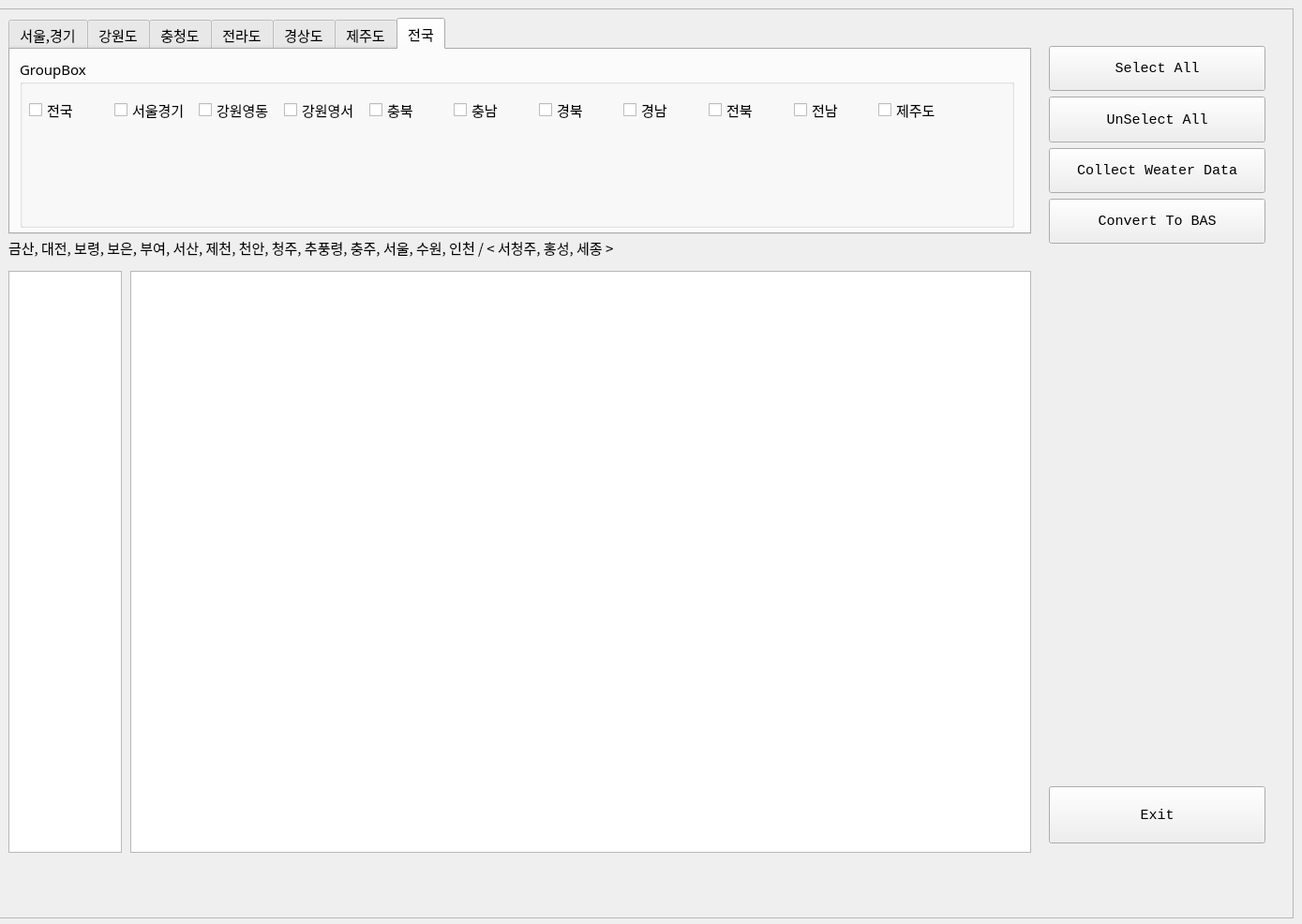
<?xml version="1.0" encoding="UTF-8"?>
<ui version="4.0">
 <class>MainWindow</class>
 <widget class="QMainWindow" name="MainWindow">
  <property name="geometry">
   <rect>
    <x>0</x>
    <y>0</y>
    <width>1389</width>
    <height>986</height>
   </rect>
  </property>
  <property name="sizePolicy">
   <sizepolicy hsizetype="Fixed" vsizetype="Fixed">
    <horstretch>0</horstretch>
    <verstretch>0</verstretch>
   </sizepolicy>
  </property>
  <property name="font">
   <font>
    <family>D2Coding ligature</family>
    <pointsize>11</pointsize>
   </font>
  </property>
  <property name="windowTitle">
   <string>30 Year RainFall Data Gathering ...</string>
  </property>
  <property name="unifiedTitleAndToolBarOnMac">
   <bool>true</bool>
  </property>
  <widget class="QWidget" name="centralwidget">
   <widget class="QFrame" name="frame">
    <property name="geometry">
     <rect>
      <x>-1</x>
      <y>9</y>
      <width>1381</width>
      <height>971</height>
     </rect>
    </property>
    <property name="sizePolicy">
     <sizepolicy hsizetype="Fixed" vsizetype="Fixed">
      <horstretch>0</horstretch>
      <verstretch>0</verstretch>
     </sizepolicy>
    </property>
    <property name="autoFillBackground">
     <bool>true</bool>
    </property>
    <property name="frameShape">
     <enum>QFrame::Shape::StyledPanel</enum>
    </property>
    <property name="frameShadow">
     <enum>QFrame::Shadow::Raised</enum>
    </property>
    <widget class="QTabWidget" name="tabWidget">
     <property name="geometry">
      <rect>
       <x>10</x>
       <y>10</y>
       <width>1091</width>
       <height>231</height>
      </rect>
     </property>
     <property name="sizePolicy">
      <sizepolicy hsizetype="Fixed" vsizetype="Fixed">
       <horstretch>0</horstretch>
       <verstretch>0</verstretch>
      </sizepolicy>
     </property>
     <property name="currentIndex">
      <number>6</number>
     </property>
     <widget class="QWidget" name="tab">
      <property name="maximumSize">
       <size>
        <width>1075</width>
        <height>380</height>
       </size>
      </property>
      <attribute name="title">
       <string>서울,경기</string>
      </attribute>
      <layout class="QVBoxLayout" name="verticalLayout">
       <item>
        <widget class="QGroupBox" name="groupBox">
         <property name="title">
          <string>서울, 경기 지역선택</string>
         </property>
         <widget class="QWidget" name="layoutWidget">
          <property name="geometry">
           <rect>
            <x>20</x>
            <y>30</y>
            <width>621</width>
            <height>61</height>
           </rect>
          </property>
          <layout class="QHBoxLayout" name="horizontalLayout_1">
           <item>
            <widget class="QCheckBox" name="checkBox_1">
             <property name="text">
              <string>백령도</string>
             </property>
            </widget>
           </item>
           <item>
            <widget class="QCheckBox" name="checkBox_2">
             <property name="text">
              <string>서울</string>
             </property>
            </widget>
           </item>
           <item>
            <widget class="QCheckBox" name="checkBox_3">
             <property name="text">
              <string>인천</string>
             </property>
            </widget>
           </item>
           <item>
            <widget class="QCheckBox" name="checkBox_4">
             <property name="text">
              <string>동두천</string>
             </property>
            </widget>
           </item>
           <item>
            <widget class="QCheckBox" name="checkBox_5">
             <property name="text">
              <string>관악산</string>
             </property>
            </widget>
           </item>
           <item>
            <widget class="QCheckBox" name="checkBox_6">
             <property name="text">
              <string>수원</string>
             </property>
            </widget>
           </item>
           <item>
            <widget class="QCheckBox" name="checkBox_7">
             <property name="text">
              <string>강화</string>
             </property>
            </widget>
           </item>
          </layout>
         </widget>
        </widget>
       </item>
      </layout>
     </widget>
     <widget class="QWidget" name="tab_2">
      <attribute name="title">
       <string>강원도</string>
      </attribute>
      <widget class="QGroupBox" name="groupBox_2">
       <property name="geometry">
        <rect>
         <x>10</x>
         <y>10</y>
         <width>1031</width>
         <height>181</height>
        </rect>
       </property>
       <property name="title">
        <string>강원도, 지역선택</string>
       </property>
       <widget class="QWidget" name="layoutWidget_2">
        <property name="geometry">
         <rect>
          <x>30</x>
          <y>30</y>
          <width>951</width>
          <height>51</height>
         </rect>
        </property>
        <layout class="QHBoxLayout" name="horizontalLayout_2">
         <item>
          <widget class="QCheckBox" name="checkBox_8">
           <property name="text">
            <string>강릉</string>
           </property>
          </widget>
         </item>
         <item>
          <widget class="QCheckBox" name="checkBox_9">
           <property name="text">
            <string>대관령</string>
           </property>
          </widget>
         </item>
         <item>
          <widget class="QCheckBox" name="checkBox_10">
           <property name="text">
            <string>동해</string>
           </property>
          </widget>
         </item>
         <item>
          <widget class="QCheckBox" name="checkBox_11">
           <property name="text">
            <string>북강릉</string>
           </property>
          </widget>
         </item>
         <item>
          <widget class="QCheckBox" name="checkBox_13">
           <property name="text">
            <string>북춘천</string>
           </property>
          </widget>
         </item>
         <item>
          <widget class="QCheckBox" name="checkBox_14">
           <property name="text">
            <string>삼척</string>
           </property>
          </widget>
         </item>
         <item>
          <widget class="QCheckBox" name="checkBox_15">
           <property name="text">
            <string>속초</string>
           </property>
          </widget>
         </item>
         <item>
          <widget class="QCheckBox" name="checkBox_16">
           <property name="text">
            <string>영월</string>
           </property>
          </widget>
         </item>
         <item>
          <widget class="QCheckBox" name="checkBox_17">
           <property name="text">
            <string>원주</string>
           </property>
          </widget>
         </item>
         <item>
          <widget class="QCheckBox" name="checkBox_18">
           <property name="text">
            <string>인제</string>
           </property>
          </widget>
         </item>
         <item>
          <widget class="QCheckBox" name="checkBox_19">
           <property name="text">
            <string>안동</string>
           </property>
          </widget>
         </item>
        </layout>
       </widget>
       <widget class="QWidget" name="layoutWidget_9">
        <property name="geometry">
         <rect>
          <x>30</x>
          <y>90</y>
          <width>531</width>
          <height>51</height>
         </rect>
        </property>
        <layout class="QHBoxLayout" name="horizontalLayout_3">
         <item>
          <widget class="QCheckBox" name="checkBox_20">
           <property name="text">
            <string>정선군</string>
           </property>
          </widget>
         </item>
         <item>
          <widget class="QCheckBox" name="checkBox_21">
           <property name="text">
            <string>철원</string>
           </property>
          </widget>
         </item>
         <item>
          <widget class="QCheckBox" name="checkBox_22">
           <property name="text">
            <string>춘천</string>
           </property>
          </widget>
         </item>
         <item>
          <widget class="QCheckBox" name="checkBox_23">
           <property name="text">
            <string>태백</string>
           </property>
          </widget>
         </item>
         <item>
          <widget class="QCheckBox" name="checkBox_24">
           <property name="text">
            <string>홍천</string>
           </property>
          </widget>
         </item>
        </layout>
       </widget>
      </widget>
     </widget>
     <widget class="QWidget" name="tab_3">
      <attribute name="title">
       <string>충청도</string>
      </attribute>
      <widget class="QGroupBox" name="groupBox_3">
       <property name="geometry">
        <rect>
         <x>10</x>
         <y>10</y>
         <width>1051</width>
         <height>161</height>
        </rect>
       </property>
       <property name="title">
        <string>충청도, 지역선택</string>
       </property>
       <widget class="QWidget" name="layoutWidget_3">
        <property name="geometry">
         <rect>
          <x>20</x>
          <y>40</y>
          <width>811</width>
          <height>51</height>
         </rect>
        </property>
        <layout class="QHBoxLayout" name="horizontalLayout_4">
         <item>
          <widget class="QCheckBox" name="checkBox_25">
           <property name="text">
            <string>보은</string>
           </property>
          </widget>
         </item>
         <item>
          <widget class="QCheckBox" name="checkBox_26">
           <property name="text">
            <string>서청주</string>
           </property>
          </widget>
         </item>
         <item>
          <widget class="QCheckBox" name="checkBox_27">
           <property name="text">
            <string>제천</string>
           </property>
          </widget>
         </item>
         <item>
          <widget class="QCheckBox" name="checkBox_28">
           <property name="text">
            <string>청주</string>
           </property>
          </widget>
         </item>
         <item>
          <widget class="QCheckBox" name="checkBox_29">
           <property name="text">
            <string>추풍령</string>
           </property>
          </widget>
         </item>
         <item>
          <widget class="QCheckBox" name="checkBox_30">
           <property name="text">
            <string>충주</string>
           </property>
          </widget>
         </item>
         <item>
          <widget class="QCheckBox" name="checkBox_31">
           <property name="text">
            <string>대전</string>
           </property>
          </widget>
         </item>
         <item>
          <widget class="QCheckBox" name="checkBox_32">
           <property name="text">
            <string>세종</string>
           </property>
          </widget>
         </item>
         <item>
          <widget class="QCheckBox" name="checkBox_33">
           <property name="text">
            <string>금산</string>
           </property>
          </widget>
         </item>
         <item>
          <widget class="QCheckBox" name="checkBox_34">
           <property name="text">
            <string>보령</string>
           </property>
          </widget>
         </item>
        </layout>
       </widget>
       <widget class="QWidget" name="layoutWidget_10">
        <property name="geometry">
         <rect>
          <x>20</x>
          <y>90</y>
          <width>351</width>
          <height>51</height>
         </rect>
        </property>
        <layout class="QHBoxLayout" name="horizontalLayout_5">
         <item>
          <widget class="QCheckBox" name="checkBox_35">
           <property name="text">
            <string>부여</string>
           </property>
          </widget>
         </item>
         <item>
          <widget class="QCheckBox" name="checkBox_36">
           <property name="text">
            <string>서산</string>
           </property>
          </widget>
         </item>
         <item>
          <widget class="QCheckBox" name="checkBox_37">
           <property name="text">
            <string>천안</string>
           </property>
          </widget>
         </item>
         <item>
          <widget class="QCheckBox" name="checkBox_38">
           <property name="text">
            <string>홍성</string>
           </property>
          </widget>
         </item>
        </layout>
       </widget>
      </widget>
     </widget>
     <widget class="QWidget" name="tab_4">
      <attribute name="title">
       <string>전라도</string>
      </attribute>
      <widget class="QGroupBox" name="groupBox_4">
       <property name="geometry">
        <rect>
         <x>9</x>
         <y>10</y>
         <width>1061</width>
         <height>181</height>
        </rect>
       </property>
       <property name="title">
        <string>전라도, 지역선택</string>
       </property>
       <widget class="QWidget" name="layoutWidget_4">
        <property name="geometry">
         <rect>
          <x>20</x>
          <y>20</y>
          <width>861</width>
          <height>51</height>
         </rect>
        </property>
        <layout class="QHBoxLayout" name="horizontalLayout_6">
         <item>
          <widget class="QCheckBox" name="checkBox_39">
           <property name="text">
            <string>광주</string>
           </property>
          </widget>
         </item>
         <item>
          <widget class="QCheckBox" name="checkBox_40">
           <property name="text">
            <string>고창</string>
           </property>
          </widget>
         </item>
         <item>
          <widget class="QCheckBox" name="checkBox_41">
           <property name="text">
            <string>고창군</string>
           </property>
          </widget>
         </item>
         <item>
          <widget class="QCheckBox" name="checkBox_42">
           <property name="text">
            <string>군산</string>
           </property>
          </widget>
         </item>
         <item>
          <widget class="QCheckBox" name="checkBox_43">
           <property name="text">
            <string>남원</string>
           </property>
          </widget>
         </item>
         <item>
          <widget class="QCheckBox" name="checkBox_44">
           <property name="text">
            <string>부안</string>
           </property>
          </widget>
         </item>
         <item>
          <widget class="QCheckBox" name="checkBox_45">
           <property name="text">
            <string>순창군</string>
           </property>
          </widget>
         </item>
         <item>
          <widget class="QCheckBox" name="checkBox_46">
           <property name="text">
            <string>임실</string>
           </property>
          </widget>
         </item>
         <item>
          <widget class="QCheckBox" name="checkBox_47">
           <property name="text">
            <string>장수</string>
           </property>
          </widget>
         </item>
         <item>
          <widget class="QCheckBox" name="checkBox_48">
           <property name="text">
            <string>전주</string>
           </property>
          </widget>
         </item>
        </layout>
       </widget>
       <widget class="QWidget" name="layoutWidget_7">
        <property name="geometry">
         <rect>
          <x>20</x>
          <y>120</y>
          <width>861</width>
          <height>51</height>
         </rect>
        </property>
        <layout class="QHBoxLayout" name="horizontalLayout_8">
         <item>
          <widget class="QCheckBox" name="checkBox_59">
           <property name="text">
            <string>완도</string>
           </property>
          </widget>
         </item>
         <item>
          <widget class="QCheckBox" name="checkBox_60">
           <property name="text">
            <string>장흥</string>
           </property>
          </widget>
         </item>
         <item>
          <widget class="QCheckBox" name="checkBox_61">
           <property name="text">
            <string>주암</string>
           </property>
          </widget>
         </item>
         <item>
          <widget class="QCheckBox" name="checkBox_62">
           <property name="text">
            <string>진도(첨철산)</string>
           </property>
          </widget>
         </item>
         <item>
          <widget class="QCheckBox" name="checkBox_63">
           <property name="text">
            <string>진도군</string>
           </property>
          </widget>
         </item>
         <item>
          <widget class="QCheckBox" name="checkBox_64">
           <property name="text">
            <string>해남</string>
           </property>
          </widget>
         </item>
         <item>
          <widget class="QCheckBox" name="checkBox_65">
           <property name="text">
            <string>흑산도</string>
           </property>
          </widget>
         </item>
        </layout>
       </widget>
       <widget class="QWidget" name="layoutWidget_6">
        <property name="geometry">
         <rect>
          <x>20</x>
          <y>70</y>
          <width>861</width>
          <height>51</height>
         </rect>
        </property>
        <layout class="QHBoxLayout" name="horizontalLayout_7">
         <item>
          <widget class="QCheckBox" name="checkBox_49">
           <property name="text">
            <string>정읍</string>
           </property>
          </widget>
         </item>
         <item>
          <widget class="QCheckBox" name="checkBox_50">
           <property name="text">
            <string>강진군</string>
           </property>
          </widget>
         </item>
         <item>
          <widget class="QCheckBox" name="checkBox_51">
           <property name="text">
            <string>고흥</string>
           </property>
          </widget>
         </item>
         <item>
          <widget class="QCheckBox" name="checkBox_52">
           <property name="text">
            <string>광양시</string>
           </property>
          </widget>
         </item>
         <item>
          <widget class="QCheckBox" name="checkBox_53">
           <property name="text">
            <string>목포</string>
           </property>
          </widget>
         </item>
         <item>
          <widget class="QCheckBox" name="checkBox_54">
           <property name="text">
            <string>무안</string>
           </property>
          </widget>
         </item>
         <item>
          <widget class="QCheckBox" name="checkBox_55">
           <property name="text">
            <string>보성군</string>
           </property>
          </widget>
         </item>
         <item>
          <widget class="QCheckBox" name="checkBox_56">
           <property name="text">
            <string>순천</string>
           </property>
          </widget>
         </item>
         <item>
          <widget class="QCheckBox" name="checkBox_57">
           <property name="text">
            <string>여수</string>
           </property>
          </widget>
         </item>
         <item>
          <widget class="QCheckBox" name="checkBox_58">
           <property name="text">
            <string>영광군</string>
           </property>
          </widget>
         </item>
        </layout>
       </widget>
      </widget>
     </widget>
     <widget class="QWidget" name="tab_5">
      <attribute name="title">
       <string>경상도</string>
      </attribute>
      <widget class="QGroupBox" name="groupBox_5">
       <property name="geometry">
        <rect>
         <x>9</x>
         <y>9</y>
         <width>1071</width>
         <height>191</height>
        </rect>
       </property>
       <property name="title">
        <string>경상도, 지역선택</string>
       </property>
       <widget class="QWidget" name="layoutWidget_5">
        <property name="geometry">
         <rect>
          <x>20</x>
          <y>30</y>
          <width>991</width>
          <height>51</height>
         </rect>
        </property>
        <layout class="QHBoxLayout" name="horizontalLayout_9">
         <item>
          <widget class="QCheckBox" name="checkBox_66">
           <property name="text">
            <string>대구</string>
           </property>
          </widget>
         </item>
         <item>
          <widget class="QCheckBox" name="checkBox_67">
           <property name="text">
            <string>대구(기)</string>
           </property>
          </widget>
         </item>
         <item>
          <widget class="QCheckBox" name="checkBox_68">
           <property name="text">
            <string>울산</string>
           </property>
          </widget>
         </item>
         <item>
          <widget class="QCheckBox" name="checkBox_69">
           <property name="text">
            <string>부산</string>
           </property>
          </widget>
         </item>
         <item>
          <widget class="QCheckBox" name="checkBox_70">
           <property name="text">
            <string>경주시</string>
           </property>
          </widget>
         </item>
         <item>
          <widget class="QCheckBox" name="checkBox_71">
           <property name="text">
            <string>구미</string>
           </property>
          </widget>
         </item>
         <item>
          <widget class="QCheckBox" name="checkBox_72">
           <property name="text">
            <string>문경</string>
           </property>
          </widget>
         </item>
         <item>
          <widget class="QCheckBox" name="checkBox_73">
           <property name="text">
            <string>봉화</string>
           </property>
          </widget>
         </item>
         <item>
          <widget class="QCheckBox" name="checkBox_74">
           <property name="text">
            <string>상주</string>
           </property>
          </widget>
         </item>
         <item>
          <widget class="QCheckBox" name="checkBox_75">
           <property name="text">
            <string>안동</string>
           </property>
          </widget>
         </item>
         <item>
          <widget class="QCheckBox" name="checkBox_76">
           <property name="text">
            <string>영덕</string>
           </property>
          </widget>
         </item>
        </layout>
       </widget>
       <widget class="QWidget" name="layoutWidget_12">
        <property name="geometry">
         <rect>
          <x>20</x>
          <y>130</y>
          <width>991</width>
          <height>51</height>
         </rect>
        </property>
        <layout class="QHBoxLayout" name="horizontalLayout_11">
         <item>
          <widget class="QCheckBox" name="checkBox_88">
           <property name="text">
            <string>밀양</string>
           </property>
          </widget>
         </item>
         <item>
          <widget class="QCheckBox" name="checkBox_89">
           <property name="text">
            <string>북창원</string>
           </property>
          </widget>
         </item>
         <item>
          <widget class="QCheckBox" name="checkBox_90">
           <property name="text">
            <string>산청</string>
           </property>
          </widget>
         </item>
         <item>
          <widget class="QCheckBox" name="checkBox_91">
           <property name="text">
            <string>양산시</string>
           </property>
          </widget>
         </item>
         <item>
          <widget class="QCheckBox" name="checkBox_92">
           <property name="text">
            <string>의령군</string>
           </property>
          </widget>
         </item>
         <item>
          <widget class="QCheckBox" name="checkBox_93">
           <property name="text">
            <string>진주</string>
           </property>
          </widget>
         </item>
         <item>
          <widget class="QCheckBox" name="checkBox_94">
           <property name="text">
            <string>창원</string>
           </property>
          </widget>
         </item>
         <item>
          <widget class="QCheckBox" name="checkBox_95">
           <property name="text">
            <string>통영</string>
           </property>
          </widget>
         </item>
         <item>
          <widget class="QCheckBox" name="checkBox_96">
           <property name="text">
            <string>함양군</string>
           </property>
          </widget>
         </item>
         <item>
          <widget class="QCheckBox" name="checkBox_97">
           <property name="text">
            <string>합천</string>
           </property>
          </widget>
         </item>
        </layout>
       </widget>
       <widget class="QWidget" name="layoutWidget_11">
        <property name="geometry">
         <rect>
          <x>20</x>
          <y>80</y>
          <width>991</width>
          <height>51</height>
         </rect>
        </property>
        <layout class="QHBoxLayout" name="horizontalLayout_10">
         <item>
          <widget class="QCheckBox" name="checkBox_77">
           <property name="text">
            <string>영주</string>
           </property>
          </widget>
         </item>
         <item>
          <widget class="QCheckBox" name="checkBox_78">
           <property name="text">
            <string>영천</string>
           </property>
          </widget>
         </item>
         <item>
          <widget class="QCheckBox" name="checkBox_79">
           <property name="text">
            <string>울릉도</string>
           </property>
          </widget>
         </item>
         <item>
          <widget class="QCheckBox" name="checkBox_80">
           <property name="text">
            <string>울진</string>
           </property>
          </widget>
         </item>
         <item>
          <widget class="QCheckBox" name="checkBox_81">
           <property name="text">
            <string>의성</string>
           </property>
          </widget>
         </item>
         <item>
          <widget class="QCheckBox" name="checkBox_82">
           <property name="text">
            <string>청송군</string>
           </property>
          </widget>
         </item>
         <item>
          <widget class="QCheckBox" name="checkBox_83">
           <property name="text">
            <string>포항</string>
           </property>
          </widget>
         </item>
         <item>
          <widget class="QCheckBox" name="checkBox_84">
           <property name="text">
            <string>거제</string>
           </property>
          </widget>
         </item>
         <item>
          <widget class="QCheckBox" name="checkBox_85">
           <property name="text">
            <string>거창</string>
           </property>
          </widget>
         </item>
         <item>
          <widget class="QCheckBox" name="checkBox_86">
           <property name="text">
            <string>김해시</string>
           </property>
          </widget>
         </item>
         <item>
          <widget class="QCheckBox" name="checkBox_87">
           <property name="text">
            <string>남해</string>
           </property>
          </widget>
         </item>
        </layout>
       </widget>
      </widget>
     </widget>
     <widget class="QWidget" name="tab_6">
      <attribute name="title">
       <string>제주도</string>
      </attribute>
      <widget class="QGroupBox" name="groupBox_6">
       <property name="geometry">
        <rect>
         <x>10</x>
         <y>10</y>
         <width>1061</width>
         <height>181</height>
        </rect>
       </property>
       <property name="title">
        <string>제주도, 지역선택</string>
       </property>
       <widget class="QWidget" name="layoutWidget_8">
        <property name="geometry">
         <rect>
          <x>20</x>
          <y>40</y>
          <width>591</width>
          <height>51</height>
         </rect>
        </property>
        <layout class="QHBoxLayout" name="horizontalLayout_14">
         <item>
          <widget class="QCheckBox" name="checkBox_98">
           <property name="text">
            <string>고산</string>
           </property>
          </widget>
         </item>
         <item>
          <widget class="QCheckBox" name="checkBox_99">
           <property name="text">
            <string>서귀포</string>
           </property>
          </widget>
         </item>
         <item>
          <widget class="QCheckBox" name="checkBox_100">
           <property name="text">
            <string>성산</string>
           </property>
          </widget>
         </item>
         <item>
          <widget class="QCheckBox" name="checkBox_101">
           <property name="text">
            <string>성산2</string>
           </property>
          </widget>
         </item>
         <item>
          <widget class="QCheckBox" name="checkBox_102">
           <property name="text">
            <string>성산포</string>
           </property>
          </widget>
         </item>
         <item>
          <widget class="QCheckBox" name="checkBox_103">
           <property name="text">
            <string>제주</string>
           </property>
          </widget>
         </item>
        </layout>
       </widget>
      </widget>
     </widget>
     <widget class="QWidget" name="tab_7">
      <attribute name="title">
       <string>전국</string>
      </attribute>
      <widget class="QGroupBox" name="groupBox_7">
       <property name="geometry">
        <rect>
         <x>10</x>
         <y>9</y>
         <width>1061</width>
         <height>181</height>
        </rect>
       </property>
       <property name="title">
        <string>GroupBox</string>
       </property>
       <widget class="QWidget" name="layoutWidget_13">
        <property name="geometry">
         <rect>
          <x>10</x>
          <y>30</y>
          <width>991</width>
          <height>51</height>
         </rect>
        </property>
        <layout class="QHBoxLayout" name="horizontalLayout_12">
         <item>
          <widget class="QCheckBox" name="checkBox_104">
           <property name="text">
            <string>전국</string>
           </property>
          </widget>
         </item>
         <item>
          <widget class="QCheckBox" name="checkBox_105">
           <property name="text">
            <string>서울경기</string>
           </property>
          </widget>
         </item>
         <item>
          <widget class="QCheckBox" name="checkBox_106">
           <property name="text">
            <string>강원영동</string>
           </property>
          </widget>
         </item>
         <item>
          <widget class="QCheckBox" name="checkBox_107">
           <property name="text">
            <string>강원영서</string>
           </property>
          </widget>
         </item>
         <item>
          <widget class="QCheckBox" name="checkBox_108">
           <property name="text">
            <string>충북</string>
           </property>
          </widget>
         </item>
         <item>
          <widget class="QCheckBox" name="checkBox_109">
           <property name="text">
            <string>충남</string>
           </property>
          </widget>
         </item>
         <item>
          <widget class="QCheckBox" name="checkBox_110">
           <property name="text">
            <string>경북</string>
           </property>
          </widget>
         </item>
         <item>
          <widget class="QCheckBox" name="checkBox_111">
           <property name="text">
            <string>경남</string>
           </property>
          </widget>
         </item>
         <item>
          <widget class="QCheckBox" name="checkBox_112">
           <property name="text">
            <string>전북</string>
           </property>
          </widget>
         </item>
         <item>
          <widget class="QCheckBox" name="checkBox_113">
           <property name="text">
            <string>전남</string>
           </property>
          </widget>
         </item>
         <item>
          <widget class="QCheckBox" name="checkBox_114">
           <property name="text">
            <string>제주도</string>
           </property>
          </widget>
         </item>
        </layout>
       </widget>
      </widget>
     </widget>
    </widget>
    <widget class="QListView" name="listView">
     <property name="geometry">
      <rect>
       <x>10</x>
       <y>280</y>
       <width>121</width>
       <height>621</height>
      </rect>
     </property>
    </widget>
    <widget class="QListView" name="listView_info">
     <property name="geometry">
      <rect>
       <x>140</x>
       <y>280</y>
       <width>961</width>
       <height>621</height>
      </rect>
     </property>
    </widget>
    <widget class="QPushButton" name="pushButton_4">
     <property name="geometry">
      <rect>
       <x>1120</x>
       <y>830</y>
       <width>231</width>
       <height>61</height>
      </rect>
     </property>
     <property name="font">
      <font>
       <family>Consolas</family>
       <pointsize>11</pointsize>
      </font>
     </property>
     <property name="text">
      <string>Exit</string>
     </property>
    </widget>
    <widget class="QWidget" name="layoutWidget">
     <property name="geometry">
      <rect>
       <x>1120</x>
       <y>40</y>
       <width>231</width>
       <height>211</height>
      </rect>
     </property>
     <layout class="QVBoxLayout" name="verticalLayout_2">
      <item>
       <widget class="QPushButton" name="pushButton_2">
        <property name="sizePolicy">
         <sizepolicy hsizetype="Minimum" vsizetype="Preferred">
          <horstretch>0</horstretch>
          <verstretch>0</verstretch>
         </sizepolicy>
        </property>
        <property name="font">
         <font>
          <family>Consolas</family>
          <pointsize>11</pointsize>
         </font>
        </property>
        <property name="text">
         <string>Select All</string>
        </property>
       </widget>
      </item>
      <item>
       <widget class="QPushButton" name="pushButton_3">
        <property name="sizePolicy">
         <sizepolicy hsizetype="Minimum" vsizetype="Preferred">
          <horstretch>0</horstretch>
          <verstretch>0</verstretch>
         </sizepolicy>
        </property>
        <property name="font">
         <font>
          <family>Consolas</family>
          <pointsize>11</pointsize>
         </font>
        </property>
        <property name="text">
         <string>UnSelect All</string>
        </property>
       </widget>
      </item>
      <item>
       <widget class="QPushButton" name="pushButton_1">
        <property name="sizePolicy">
         <sizepolicy hsizetype="Minimum" vsizetype="Preferred">
          <horstretch>0</horstretch>
          <verstretch>0</verstretch>
         </sizepolicy>
        </property>
        <property name="font">
         <font>
          <family>Consolas</family>
          <pointsize>11</pointsize>
         </font>
        </property>
        <property name="text">
         <string>Collect Weater Data</string>
        </property>
       </widget>
      </item>
      <item>
       <widget class="QPushButton" name="pushButton_5">
        <property name="sizePolicy">
         <sizepolicy hsizetype="Minimum" vsizetype="Preferred">
          <horstretch>0</horstretch>
          <verstretch>0</verstretch>
         </sizepolicy>
        </property>
        <property name="font">
         <font>
          <family>Consolas</family>
          <pointsize>11</pointsize>
         </font>
        </property>
        <property name="text">
         <string>Convert To BAS</string>
        </property>
       </widget>
      </item>
     </layout>
    </widget>
    <widget class="QLabel" name="label">
     <property name="geometry">
      <rect>
       <x>10</x>
       <y>240</y>
       <width>1191</width>
       <height>31</height>
      </rect>
     </property>
     <property name="text">
      <string>금산, 대전, 보령, 보은, 부여, 서산, 제천, 천안, 청주, 추풍령, 충주, 서울, 수원, 인천   / &lt; 서청주, 홍성, 세종 &gt;</string>
     </property>
    </widget>
   </widget>
  </widget>
 </widget>
 <resources/>
 <connections/>
</ui>
